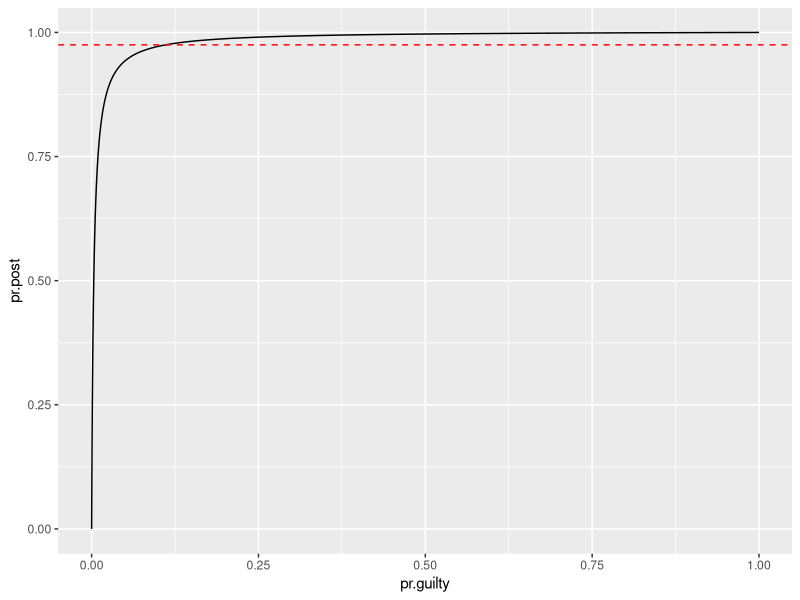
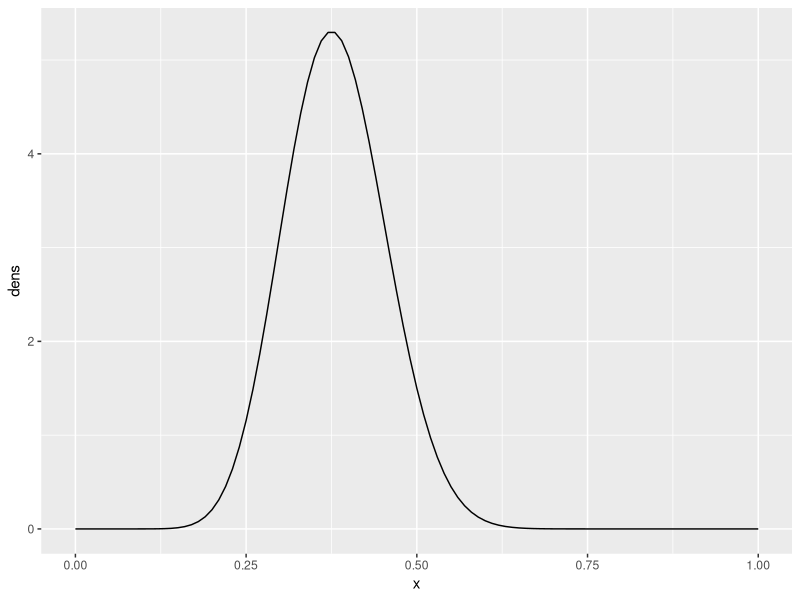

Here is the R script that generated these plots, in order: (Note: this script raises an error after producing the figures.)
## ---- chunk 1
require(knitr)
knitr::opts_chunk$set(fig.height = 4, fig.width = 4)
knitr::opts_chunk$set(echo = TRUE)
require(ggplot2)
require(broom)
require(magrittr)
require(dplyr)
## ---- chunk 2
pr.guilty <- seq(0.1,1,by=0.1)
pr.marker <- 0.0032
pr.notguilty <- 1-pr.guilty
pr.post <- (1*pr.guilty)/(1*(pr.guilty) + pr.marker*(pr.notguilty))
prob.dens <- as.data.frame(cbind(pr.guilty, pr.post)) %>%
  transmute("Pr(Guilt)" =  pr.guilty, Posterior = signif(pr.post, digits = 5))
kable(prob.dens, "markdown")
## ---- chunk 3
pr.guilty <- seq(0,1,by=0.0001)
pr.marker <- 0.0032
pr.notguilty <- 1-pr.guilty
pr.post <- (1*pr.guilty)/(1*(pr.guilty) + pr.marker*(pr.notguilty))
prob.dens <- as.data.frame(cbind(pr.guilty, pr.post))
ggplot2::ggplot(prob.dens, aes(x=pr.guilty,y=pr.post)) +
  geom_line(data=prob.dens) +
  geom_hline(yintercept=0.975, linetype = 2, color = "red")
## ---- chunk 4
mpr.guilt <- which(pr.post > 0.975)
pr.guilty[mpr.guilt[1]]
## ---- chunk 5
n <- 4622; prev <- 0.0032;
pr.another <- ((n-1)*prev)/(n*prev)
pr.another
## ---- chunk 6
pr.guilty <- seq(0,.01,by=0.001)
pr.notguilty <- 1-pr.guilty
pr.post <- (1*pr.guilty)/(1*(pr.guilty) + pr.marker*(pr.notguilty))
prob.dens <- as.data.frame(cbind(pr.guilty, pr.post))
prob.dens
## ---- chunk 7
pr.guilty <- 0.0002164
pr.notguilty <- 1-pr.guilty
pr.post <- (1*pr.guilty)/(1*(pr.guilty) + pr.marker*(pr.notguilty))
prob.dens <- as.data.frame(cbind(pr.guilty, pr.post))
prob.dens
## ---- chunk 8
x <- seq(0,1,by = 0.01); a = 15; b = 40
dens <- dbeta(x,a + 1,b - a + 1)
posterior.dens.unif <- as.data.frame(cbind(x,dens))
ggplot(data = posterior.dens.unif, aes(x,dens)) +
  geom_line()
## ---- chunk 9
a = 15; b = 40
pbeta(0.5,a + 1,b - a + 1,lower.tail=FALSE)
## ---- chunk 10
x <- seq(0,1,by = 0.01)
unif.data <- rbeta(10000,a + 1,b - a + 1)
mean(unif.data)
## ---- chunk 11
beta.ci <- qbeta(c(0.95,0.05),a + 1, b - a + 1,lower.tail = FALSE)
names(beta.ci) <- c("5%","95%")
beta.ci
## ---- chunk 12
a = 3; b = 15
beta.data <- as.data.frame(rbeta(10000,a + 1,b - a + 1))
ggplot(beta.data, aes(beta.data, ..density..)) + 
  geom_histogram(bins = 20) + 
  scale_x_continuous() + 
  geom_vline(xintercept = mean(beta.data[,1]), color = "red")
mean(beta.data[,1])
## ---- chunk 13
x <- seq(0,1,by = 0.01); a1 <- 15; b1 <- 40; a2 <-  3; b2 <-  15
dens <- dbeta(x,(a1 + a2) + 1,(b1 + b2) - (a1 + a2) + 1)
posterior.dens.beta <- as.data.frame(cbind(x, dens))
ggplot(data = posterior.dens.beta,aes(x,dens)) + 
  geom_line()
## ---- chunk 14
ggplot() + 
  geom_line(data = posterior.dens.unif,aes(x,dens),color = "blue") + 
  geom_line(data = posterior.dens.beta,aes(x,dens),color = "red")
## ---- chunk 15
a1 <- 15; b1 <- 40; a2 <-  3; b2 <-  15
beta.post <- rbeta(1000,(a1 + a2) + 1,(b1 + b2) - (a1 + a2) + 1)
unif.post <- rbeta(1000,a1 + 1,b1 - a1  + 1)
summary <- cbind(summary(unif.post),summary(beta.post))
range <- cbind(range(summary(unif.post)),range(summary(beta.post)))

range.diff <- c(range(summary(unif.post))[2]-range(summary(unif.post))[1],range(summary(beta.post))[2]-range(summary(beta.post))[1])
range <- rbind(range,range.diff)
colnames(summary) <- c("Unif","Beta")
colnames(range) <- c("Unif","Beta")
rownames(range) <- c("Lower","Upper","Diff")
summary
range
## ---- chunk 16
theta.prior <- seq(0,1,0.01)
prior.density  <- theta.prior^5*(1-theta.prior)^5 
prior.data <- as.data.frame(cbind(theta.prior, prior.density))
ggplot(prior.data,aes(theta.prior, prior.density)) + 
  geom_line()
## ---- chunk 17
theta.like <- seq(0,1,0.01)
like.density  <- (1-theta.like)^5  + theta.like^5
like.data <- as.data.frame(cbind(theta.like, like.density))
ggplot(like.data,aes(theta.like, like.density)) + 
  geom_line()
## ---- chunk 18
theta.coin <- seq(0,1,0.01)
posterior.density  <- theta.coin^5*(1-theta.coin)^10 + theta.coin^10*(1-theta.coin)^5
coin.data <- as.data.frame(cbind(theta.coin, posterior.density))
ggplot() + 
  geom_line(data = coin.data,aes(theta.coin, posterior.density))
## ---- chunk 19
group <- c("Treatment","Treatment","Control","Control")
outcome <- c("Success","Failure","Success","Failure")
n <- c(11,0,0,1)
data <- data.frame(group,outcome,n)
tab <- xtabs(n~group+outcome, data = data)
tab
Xsq <- broom::glance(chisq.test(tab, correct = FALSE))
Xsq
## ---- chunk 20
a = 11; b = 0
post.treat.bl <- as.data.frame(rbeta(1000,a + 1,b + 1))
ggplot(post.treat.bl, aes(post.treat.bl)) + 
  geom_histogram(binwidth = 0.1) +
  scale_x_continuous() +
  ggtitle("Treatment: Beta(12,1)") +
  xlab("Treatment")
## ---- chunk 21
a = 0; b = 1
post.control.bl <- as.data.frame(rbeta(1000,a + 1,b + 1))
ggplot(post.control.bl, aes(post.control.bl)) + 
  geom_histogram(binwidth = 0.1) +
  scale_x_continuous() +
  ggtitle("Control: Beta(1,2)") + 
  xlab("Control")
## ---- chunk 22
a = 11; b = 0
post.treat.j <-as.data.frame(rbeta(1000,a + 0.5,b + 0.5))
ggplot(post.treat.j, aes(post.treat.j)) + 
  geom_histogram(binwidth = 0.1) +
  scale_x_continuous() +
  ggtitle("Treatment: Beta(11.5,0.5)") +
  xlab("Treatment")
## ---- chunk 23
a = 0; b = 1
post.control.j <- as.data.frame(rbeta(1000,a + 0.5,b + 0.5))
ggplot(post.control.j, aes(post.control.j)) + 
  geom_histogram(binwidth = 0.1) + 
  scale_x_continuous() +
  ggtitle("Control: Beta(0.5,1.5)") + 
  xlab("Control")
## ---- chunk 24
post.bl <- post.control.bl*post.treat.bl
ggplot(post.bl, aes(post.bl)) + 
  geom_histogram(binwidth = 0.1) + 
  scale_x_continuous() +
  ggtitle("Posterior Bayes-Laplace") + 
  xlab("Posterior")
## ---- chunk 25
post.j <- post.control.j*post.treat.j
ggplot(post.j, aes(post.j)) + 
  geom_histogram(binwidth = 0.1) + 
  scale_x_continuous() +
  ggtitle("Posterior Jeffrey's") + 
  xlab("Posterior")
## ---- chunk 26

sum.j <- broom::tidy(post.j)

sum.bl <- broom::tidy(post.bl)
summ <- rbind(sum.bl[,5:length(sum.bl)-3], sum.j[,5:length(sum.j)-3])
summ <- subset(as.data.frame(summ), select = c(-trimmed,-mad, -n))

rownames(summ) <- c("BL", "Jeffrey's")
summ
## ---- chunk 27
y <- 5; n <- 20; a <- 5
theta <- seq(y,10, by = 0.001)
post.dens <- 1/(theta^(n+1))
dens <- as.data.frame(cbind(theta,post.dens))
theta.0 <- as.data.frame(seq(0,10, by = 0.001))
  ggplot2::ggplot() + 
    geom_line(data = dens,aes(theta,post.dens)) + 
    geom_vline(xintercept=y,color= "red",linetype = 2) +
    geom_segment(data = theta.0,x=0,xend=y,y=0,yend=0) + 
    xlim(0,10)
## ---- chunk 28
y.n <- 5; alph <- 0.05; n <- 20
HPD.l <- y.n; HPD.u <- ((alph)^(-1/(n-1)))*y.n; HPD <- c(HPD.l, HPD.u)
HPD
## ---- chunk 29
ind <- c(quantile(post.dens, c(0.95))[[1]])
ind2 <- c(which(post.dens < ind)[[1]])
u.int <- theta[ind2]
CL <- c(y.n,u.int)
